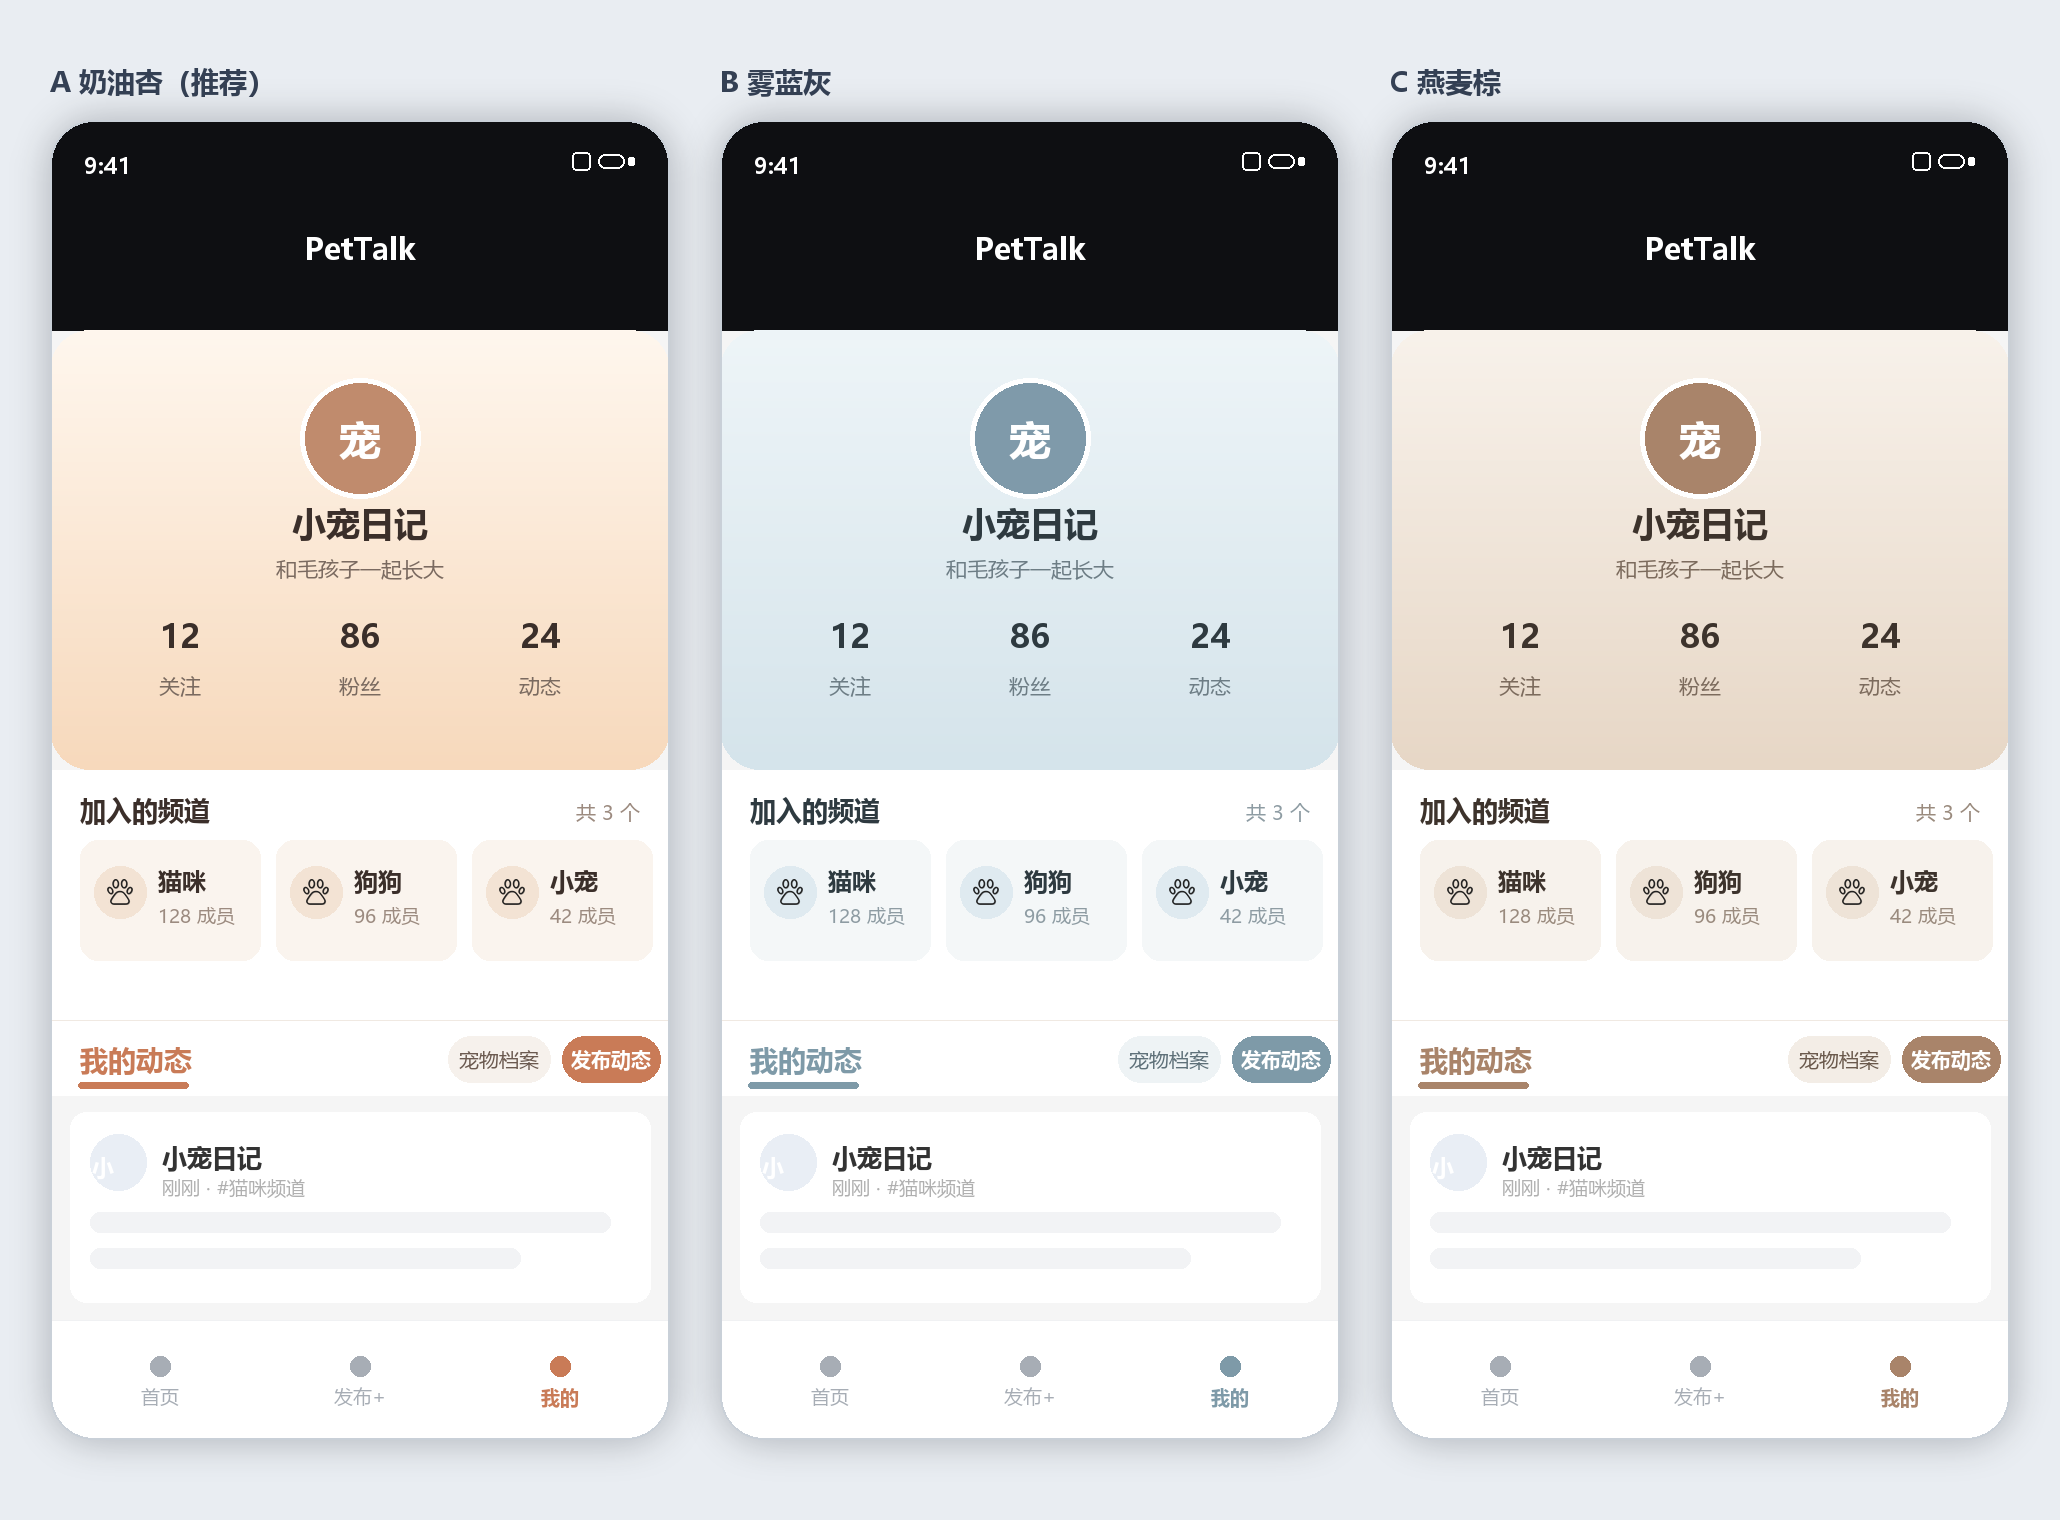

Write the Python code that produced this figure.
from PIL import Image, ImageDraw, ImageFont, ImageFilter
import os

ROOT = os.path.abspath(os.path.join(os.path.dirname(__file__), "..", ".."))
OUT = os.path.join(ROOT, "docs", "design", "profile-palette-draft.png")
IMAGES = os.path.join(ROOT, "frontend", "images")

REGULAR = "C:/Windows/Fonts/msyh.ttc"
BOLD = "C:/Windows/Fonts/msyhbd.ttc"

PALETTES = [
    {
        "label": "A 奶油杏（推荐）",
        "header": ((255, 247, 238), (247, 217, 188)),
        "avatar": "#C08B6D",
        "text": "#3B2F2A",
        "secondary": "#7A6A60",
        "accent": "#C97B57",
        "card": "#FAF4EE",
        "icon": "#F3E3D4",
        "meta": "#9C8B80",
        "soft_pill": "#F6F1EC",
        "soft_text": "#6B5A50"
    },
    {
        "label": "B 雾蓝灰",
        "header": ((238, 245, 248), (213, 228, 235)),
        "avatar": "#7F9AAA",
        "text": "#2E3A40",
        "secondary": "#6D7D85",
        "accent": "#7E9AA8",
        "card": "#F4F7F8",
        "icon": "#DFEAF0",
        "meta": "#8E9CA3",
        "soft_pill": "#EEF3F5",
        "soft_text": "#5E7079"
    },
    {
        "label": "C 燕麦棕",
        "header": ((248, 242, 235), (231, 215, 198)),
        "avatar": "#A9846A",
        "text": "#3D332C",
        "secondary": "#7C6B5D",
        "accent": "#A9846A",
        "card": "#F7F2EC",
        "icon": "#EEE3D7",
        "meta": "#9A8B7E",
        "soft_pill": "#F3EDE6",
        "soft_text": "#6A594C"
    }
]


def font(size, bold=False):
    return ImageFont.truetype(BOLD if bold else REGULAR, size)


def text(draw, xy, value, size, color, bold=False, anchor="la"):
    draw.text(xy, value, font=font(size, bold), fill=color, anchor=anchor)


def paste_contain(base, path, box, opacity=255):
    img = Image.open(path).convert("RGBA")
    target_w, target_h = box[2] - box[0], box[3] - box[1]
    ratio = min(target_w / img.width, target_h / img.height)
    size = (max(1, int(img.width * ratio)), max(1, int(img.height * ratio)))
    img = img.resize(size, Image.LANCZOS)
    if opacity < 255:
        alpha = img.getchannel("A").point(lambda a: a * opacity // 255)
        img.putalpha(alpha)
    x = box[0] + (target_w - size[0]) // 2
    y = box[1] + (target_h - size[1]) // 2
    base.alpha_composite(img, (x, y))


def draw_nav(draw):
    draw.rounded_rectangle([0, 0, 619, 210], radius=44, fill="#0E0F12")
    draw.rectangle([0, 90, 619, 210], fill="#0E0F12")
    text(draw, (34, 30), "9:41", 22, "#FFFFFF", True)
    draw.rounded_rectangle([548, 34, 574, 48], radius=7, outline="#FFFFFF", width=2)
    draw.rounded_rectangle([578, 37, 584, 45], radius=2, fill="#FFFFFF")
    draw.rounded_rectangle([522, 32, 540, 50], radius=4, outline="#FFFFFF", width=2)
    text(draw, (310, 128), "PetTalk", 30, "#FFFFFF", True, "mm")


def draw_header(img, draw, palette):
    top, bottom = palette["header"]
    grad = Image.new("RGB", (620, 440), top)
    gd = ImageDraw.Draw(grad)
    for y in range(440):
        t = y / 439
        color = tuple(int(top[i] + (bottom[i] - top[i]) * t) for i in range(3))
        gd.line([(0, y), (620, y)], fill=color)
    mask = Image.new("L", (620, 440), 0)
    ImageDraw.Draw(mask).rounded_rectangle([0, 0, 619, 439], radius=40, fill=255)
    header = Image.new("RGBA", (620, 440), (0, 0, 0, 0))
    header.paste(grad, (0, 0), mask)
    img.alpha_composite(header, (0, 210))

    draw.ellipse([250, 258, 370, 378], fill=palette["avatar"], outline="#FFFFFF", width=5)
    text(draw, (310, 318), "宠", 42, "#FFFFFF", True, "mm")
    text(draw, (310, 402), "小宠日记", 34, palette["text"], True, "mm")
    text(draw, (310, 448), "和毛孩子一起长大", 21, palette["secondary"], False, "mm")

    stats = [("12", "关注"), ("86", "粉丝"), ("24", "动态")]
    for index, (number, label) in enumerate(stats):
        cx = 130 + index * 180
        text(draw, (cx, 515), number, 32, palette["text"], True, "mm")
        text(draw, (cx, 565), label, 21, palette["secondary"], False, "mm")


def draw_channel_card(img, draw, x, name, members, palette):
    draw.rounded_rectangle([x, 720, x + 180, 840], radius=18, fill=palette["card"])
    draw.ellipse([x + 14, 746, x + 66, 798], fill=palette["icon"])
    paste_contain(img, os.path.join(IMAGES, "paw.png"), [x + 27, 759, x + 53, 785], 235)
    text(draw, (x + 78, 744), name, 24, palette["text"], True)
    text(draw, (x + 78, 782), members, 19, palette["meta"])


def draw_tabs(draw, palette):
    draw.rectangle([0, 900, 619, 975], fill="#FFFFFF")
    draw.line([0, 900, 619, 900], fill="#F0E9E2", width=1)
    text(draw, (30, 920), "我的动态", 28, palette["accent"], True)
    draw.rounded_rectangle([28, 962, 138, 968], radius=3, fill=palette["accent"])
    draw.rounded_rectangle([398, 916, 500, 962], radius=23, fill=palette["soft_pill"])
    text(draw, (449, 939), "宠物档案", 20, palette["soft_text"], False, "mm")
    draw.rounded_rectangle([512, 916, 610, 962], radius=23, fill=palette["accent"])
    text(draw, (561, 939), "发布动态", 20, "#FFFFFF", True, "mm")


def draw_feed(draw):
    draw.rounded_rectangle([20, 992, 600, 1182], radius=16, fill="#FFFFFF")
    draw.ellipse([40, 1014, 96, 1070], fill="#E9EEF5")
    text(draw, (42, 1032), "小", 22, "#FFFFFF", True)
    text(draw, (112, 1020), "小宠日记", 25, "#333333", True)
    text(draw, (112, 1054), "刚刚 · #猫咪频道", 19, "#B0B0B0")
    draw.rounded_rectangle([40, 1092, 560, 1112], radius=10, fill="#F2F3F5")
    draw.rounded_rectangle([40, 1128, 470, 1148], radius=10, fill="#F2F3F5")


def draw_tabbar(draw, palette):
    draw.rectangle([0, 1200, 619, 1319], fill="#FFFFFF")
    draw.line([0, 1200, 619, 1200], fill="#F0F1F3", width=1)
    items = [("首页", "#A7ADB5"), ("发布+", "#A7ADB5"), ("我的", palette["accent"])]
    for index, (label, color) in enumerate(items):
        cx = 110 + index * 200
        draw.ellipse([cx - 10, 1236, cx + 10, 1256], fill=color)
        text(draw, (cx, 1276), label, 19, color, index == 2, "mm")


def new_phone():
    return Image.new("RGBA", (620, 1320), (0, 0, 0, 0))


def finish_phone(phone):
    mask = Image.new("L", (620, 1320), 0)
    ImageDraw.Draw(mask).rounded_rectangle([0, 0, 619, 1319], radius=44, fill=255)
    phone.putalpha(mask)
    ImageDraw.Draw(phone).rounded_rectangle([0, 0, 619, 1319], radius=44, outline="#C9D0D8", width=2)
    return phone


def build_filled_phone(palette):
    img = new_phone()
    draw = ImageDraw.Draw(img)
    draw.rounded_rectangle([0, 0, 619, 1319], radius=44, fill="#F5F5F5")
    draw_nav(draw)
    draw_header(img, draw, palette)
    draw.rectangle([0, 650, 619, 900], fill="#FFFFFF")
    text(draw, (30, 672), "加入的频道", 26, palette["text"], True)
    text(draw, (590, 678), "共 3 个", 20, palette["meta"], False, "ra")
    draw_channel_card(img, draw, 30, "猫咪", "128 成员", palette)
    draw_channel_card(img, draw, 226, "狗狗", "96 成员", palette)
    draw_channel_card(img, draw, 422, "小宠", "42 成员", palette)
    draw_tabs(draw, palette)
    draw_feed(draw)
    draw_tabbar(draw, palette)
    return finish_phone(img)


def build_empty_phone(palette):
    img = new_phone()
    draw = ImageDraw.Draw(img)
    draw.rounded_rectangle([0, 0, 619, 1319], radius=44, fill="#F5F5F5")
    draw_nav(draw)
    draw_header(img, draw, palette)
    draw.rectangle([0, 650, 619, 900], fill="#FFFFFF")
    text(draw, (30, 672), "加入的频道", 26, palette["text"], True)
    text(draw, (30, 744), "还没有加入频道", 21, palette["secondary"])
    draw.rounded_rectangle([462, 720, 590, 770], radius=25, fill=palette["icon"])
    text(draw, (526, 745), "去逛逛 ›", 21, palette["accent"], True, "mm")
    draw_tabs(draw, palette)
    draw_feed(draw)
    draw_tabbar(draw, palette)
    return finish_phone(img)


def main():
    canvas = Image.new("RGBA", (2060, 1520), "#E9EDF2")
    draw = ImageDraw.Draw(canvas)
    positions = [50, 720, 1390]
    for index, palette in enumerate(PALETTES):
        x = positions[index]
        text(draw, (x, 62), palette["label"], 28, "#344054", True)
        phone = build_filled_phone(palette)
        shadow = Image.new("RGBA", canvas.size, (0, 0, 0, 0))
        sd = ImageDraw.Draw(shadow)
        sd.rounded_rectangle([x, 120, x + 620, 1440], radius=48, fill=(31, 43, 61, 70))
        shadow = shadow.filter(ImageFilter.GaussianBlur(18))
        canvas.alpha_composite(shadow)
        canvas.alpha_composite(phone, (x, 120))

    canvas.convert("RGB").save(OUT, quality=95)
    print(OUT)


if __name__ == "__main__":
    main()
